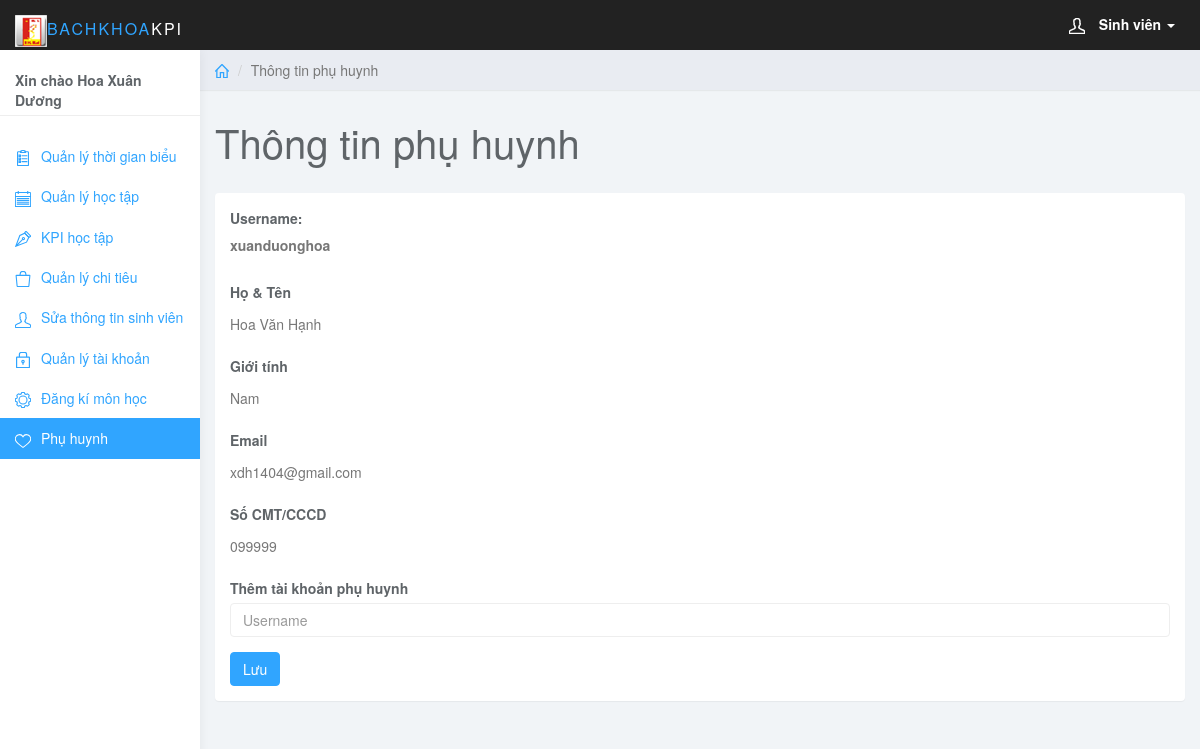
Page /admin/ttph.php (signed in) on the committed database.
### tables this page shows
CREATE TABLE `users` (
  `username` varchar(20) NOT NULL,
  `name` varchar(50) NOT NULL,
  `gioitinh` varchar(6) NOT NULL,
  `email` varchar(50) NOT NULL,
  `cmt` varchar(20) NOT NULL,
  `password` varchar(50) NOT NULL,
  `level` tinyint(11) NOT NULL
);

### admin/ttph.php (the view, shortened to what this page needs)
<?php
if(!isset($_SESSION['username'])){
header('Location: login.php');}
else{
	$username=$_SESSION['username'];
}?>
<!DOCTYPE html>
<html>
<head>
<link href="css/bootstrap.min.css" rel="stylesheet">
<link href="css/datepicker3.css" rel="stylesheet">
<link href="css/bootstrap-table.css" rel="stylesheet">
<link href="css/styles.css" rel="stylesheet">
</head>
<body>
     <?php
		 require_once("../lib/connection.php");?>
	 <nav class="navbar navbar-inverse navbar-fixed-top" role="navigation">
                <div class="container-fluid">
                    <div class="navbar-header">
                       <a class="navbar-brand" href="#"><span><img id="main_text_header_ctl00" src="../images/bk.ico" alt="" style="height:32px;width:32px;">BachKhoa</span>KPI</a>
                        <ul class="user-menu">
                            <li class="dropdown pull-right">
                                <a href="#" class="dropdown-toggle" data-toggle="dropdown"><svg class="glyph stroked male-user"><use xlink:href="#stroked-male-user"></use></svg>
								<?php $sql="select * from users where username='$username'";
		$query = mysqli_query($conn,$sql);
            $data = mysqli_fetch_array($query);
			?>
			<b><?php switch($data["level"]){
				case 2: echo "Sinh viên";break;
				case 4: echo "Giảng viên";break;}
				?></b>
								<span class="caret"></span></a>
                            </li>
                        </ul>
                    </div>
                </div>
            </nav>
	<div id="sidebar-collapse" class="col-sm-3 col-lg-2 sidebar">
		<form><?php  $sql="select * from users where username='$username'";
		$query = mysqli_query($conn,$sql);
            $data = mysqli_fetch_array($query);
			$sql="select * from hocki where curdate() between ngaybd and ngaykt";
			?>
			<b><?php
		echo "Xin chào ".($data["name"]);
$q=mysqli_query($conn,$sql);
 $result=mysqli_fetch_array($q);
 $hocki=$result["hocki"];		?></b></form>
		<ul class="nav menu">
			<li ><a href="index.php"><svg class="glyph stroked clipboard with paper"><use xlink:href="#stroked-clipboard-with-paper"/></svg>Quản lý thời gian biểu</a></li>
			<li ><a href="muctieuht.php"><svg class="glyph stroked pen tip "><use xlink:href="#stroked-notepad"/></svg>Quản lý học tập</a></li>
			<li><a href="kpi.php"><svg class="glyph stroked pen tip"><use xlink:href="#stroked-pen-tip"/></svg>KPI học tập</a></li>
			<li ><a href="qlchitieusv.php"><svg class="glyph stroked bag"><use xlink:href="#stroked-bag"></use></svg>Quản lý chi tiêu</a></li>
			<li ><a href="qlttsv.php"><svg class="glyph stroked male user "><use xlink:href="#stroked-male-user"/></svg>Sửa thông tin sinh viên</a></li>
			<li ><a href="quanlytk.php"><svg class="glyph stroked lock"><use xlink:href="#stroked-lock"/></svg>Quản lý tài khoản</a></li>
            <li ><a href="dkht.php"><svg class="glyph stroked gear"><use xlink:href="#stroked-gear"/></svg>Đăng kí môn học</a></li>
			<li class="active"><a href="ttph.php"><svg class="glyph stroked heart"><use xlink:href="#stroked-heart"/></svg>Phụ huynh</a></li>
        </ul>
	</div>
	<div class="col-sm-9 col-sm-offset-3 col-lg-10 col-lg-offset-2 main">
		<div class="row">
			<ol class="breadcrumb">
				<li><a href="index.php"><svg class="glyph stroked home"><use xlink:href="#stroked-home"></use></svg></a></li>
				<li class="active">Thông tin phụ huynh</li>
			</ol>
		</div>
		<div class="row">
			<div class="col-lg-12">
				<h1 class="page-header">Thông tin phụ huynh</h1>
			</div>
		</div>
		<div class="row">
			<div class="col-lg-12">
				<div class="panel panel-default">
					<div class="panel-body">
                      <?php
		require_once("../lib/connection.php");
		    	$sql = "select users.* from users, userph where userph.username=users.username and  sinhvien= '$username' and svxacnhan=1 and phxacnhan=1";
		    	$query =mysqli_query($conn, $sql);
					while($data=mysqli_fetch_array($query)){
		?>
								<div>
								 <div class="form-group">
                                    <label>Username:  <p class="form-control-static"><?php echo $data["username"]; ?></p></label>
                                </div>
                                <div class="form-group">
                                    <label>Họ & Tên</label>
                                    <p class="form-control-static"><?php echo $data["name"]; ?></p>
                              </div>
								<div class="form-group">
									<label>Giới tính</label>
                                    <p class="form-control-static"><?php echo $data["gioitinh"]; ?></p>
								</div>
                                <div class="form-group">
                                    <label>Email</label>
                                    <p class="form-control-static"><?php echo $data["email"]; ?></p>
                                </div>
								<div class="form-group">
                                    <label>Số CMT/CCCD</label>
                                    <p class="form-control-static"><?php echo $data["cmt"]; ?></p>
                                </div>
					</div><?php }?>
		<form action="qlttph.php" role="form" method="post">
			<div class="form-group">
                                    <label>Thêm tài khoản phụ huynh</label>
                                    <input name="tkph" required class="form-control" placeholder="Username">
                                </div>
                                <button name="save" type="submit" class="btn btn-primary">Lưu</button></form>
                            </div>
                        </div>
                    </div>
                </div>
            </div>
</body>
</html>

### admin/css/styles.css (style rules this page uses)
body { background: #f1f4f7; padding-top: 50px; color: #5f6468; }
p { color: #777; }
a, a:hover, a:focus { color: #30a5ff; }
h1, h2, h3, h4, h5, h6 { color: #5f6468; }
h1 { font-weight: 300; font-size: 40px; }
.form-control { border: 1px solid #eee; box-shadow: none; }
.navbar-header .navbar-brand { color: #fff; font-size: 16px; text-transform: uppercase; font-weight: 500; letter-spacing: 2px; }
.navbar-header .navbar-brand span { color: #30a5ff; }
.btn-primary, .btn-primary:hover, .btn-primary:focus, .btn-primary:active, .btn-primary.active, .open > .dropdown-toggle.btn-primary, .btn-primary.disabled, .btn-primary[disabled], fieldset[disabled] .btn-primary, .btn-primary.disabled:hover, .btn-primary[disabled]:hover, fieldset[disabled] .btn-primary:hover, .btn-primary.disabled:focus, .btn-primary[disabled]:focus, fieldset[disabled] .btn-primary:focus, .btn-primary.disabled:active, .btn-primary[disabled]:active, fieldset[disabled] .btn-primary:active, .btn-primary.disabled.active, .btn-primary[disabled].active, fieldset[disabled] .btn-primary.active { background-color: #30a5ff; border-color: #30a5ff; }
.panel { border: 0; }
.navbar { border: 0; }
.user-menu { display: inline-block; margin-top: 14px; margin-right: 10px; float: right; list-style: none; padding: 0; }
.user-menu a { color: #fff; }
.sidebar { display: block; background-color: #fff; padding: 0; display: none; }
.sidebar form { padding: 20px 15px 5px 15px; border-bottom: 1px solid #eee; margin-bottom: 20px; }
@media (min-width: 768px) { .sidebar { display: block; position: fixed; top: 50px; bottom: 0; left: 0; z-index: 1000; display: block; margin: 0; padding: 0; overflow-x: hidden; overflow-y: auto; background-color: #fff; box-shadow: 1px 0px 10px rgba(0, 0, 0, .05); } }
@media (min-width: 768px) { .navbar-header { width: 100%; } }
.sidebar ul.nav .active a, .sidebar ul.nav li.parent a.active, .sidebar ul.nav .active > a:hover, .sidebar ul.nav li.parent a.active:hover, .sidebar ul.nav .active > a:focus, .sidebar ul.nav li.parent a.active:focus { color: #fff; background-color: #30a5ff; }
.breadcrumb { border-radius: 0; padding: 10px 15px; background: #e9ecf2; box-shadow: 0 1px 1px rgba(0, 0, 0, .05); margin: 0 ; }
h1.page-header { margin-top: 30px; border-bottom: 0; }
.sidebar .glyph, .user-menu .glyph { height: 16px; width: 16px; margin: 0 10px 0 0; stroke-width: 3px; }
.user-menu .glyph { stroke-width: 4px; }
.breadcrumb .glyph { height: 14px; width: 14px; margin: -2px 0 0 0; stroke-width: 4px; }

### rows in the picture
users: name "Hoa Xuân Dương"
users: username "xuanduonghoa", name "Hoa Văn Hạnh", gioitinh "Nam", email "xdh1404@gmail.com", cmt "099999"
